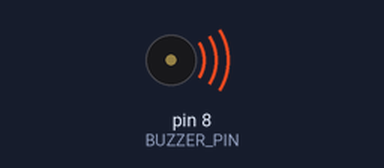
Simulated run of this sketch. Board: Arduino Uno, built with avr-gcc and run on an emulated ATmega328P. On the bench: buzzer (waves = sounding). What the sketch prints to the serial monitor is not drawn.

Above: at 0.2 s.
Timing chart, 0 to 3.0 s (numbered marks = the images above):
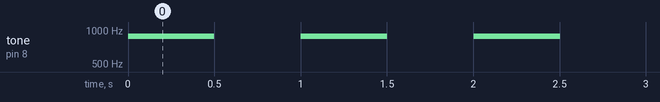

The sketch:

a2-buzzer-tone.ino
```cpp
// @pin BUZZER=D8
// @baud 9600

const byte BUZZER_PIN = 8;
// 내보낼 소리의 높이입니다. 값이 클수록 높은 소리가 납니다.
// @tunable toneHz
int toneHz = 880;

void setup() {
  Serial.begin(9600);
  pinMode(BUZZER_PIN, OUTPUT);
  Serial.println("time_ms,tone_hz,buzzer_on");
}

void loop() {
  // tone()은 정해진 높이의 소리를 계속 냅니다. noTone()으로 멈춥니다.
  tone(BUZZER_PIN, toneHz);
  Serial.print(millis());
  Serial.print(',');
  Serial.print(toneHz);
  Serial.println(",1");
  delay(500);

  noTone(BUZZER_PIN);
  Serial.print(millis());
  Serial.print(',');
  Serial.print(toneHz);
  Serial.println(",0");
  delay(500);
}
```

Measured:
- by itself, tone on pin 8 (BUZZER_PIN): alternates 880 Hz for 0.50 s and silent for 0.50 s
